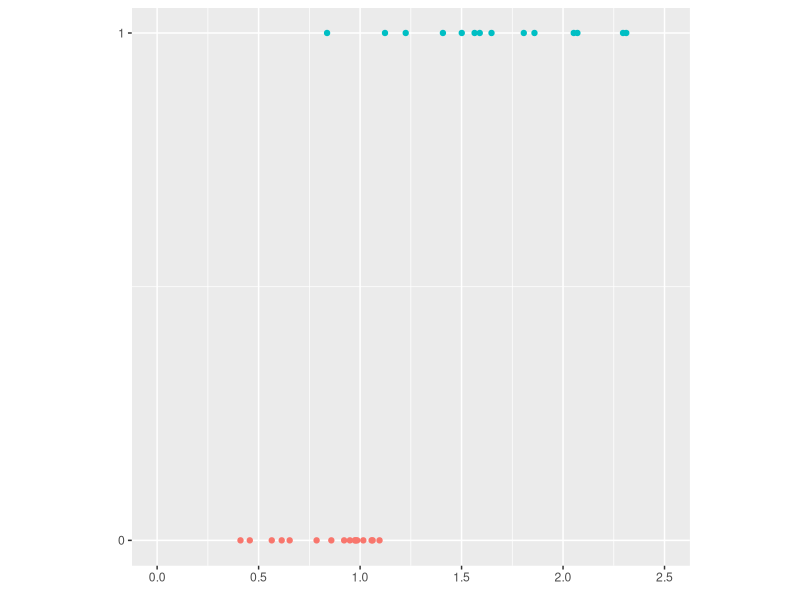
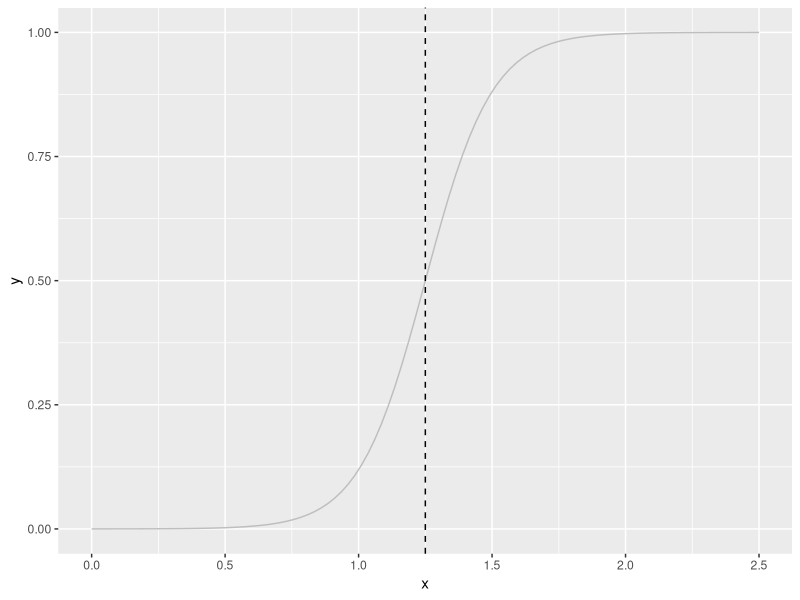
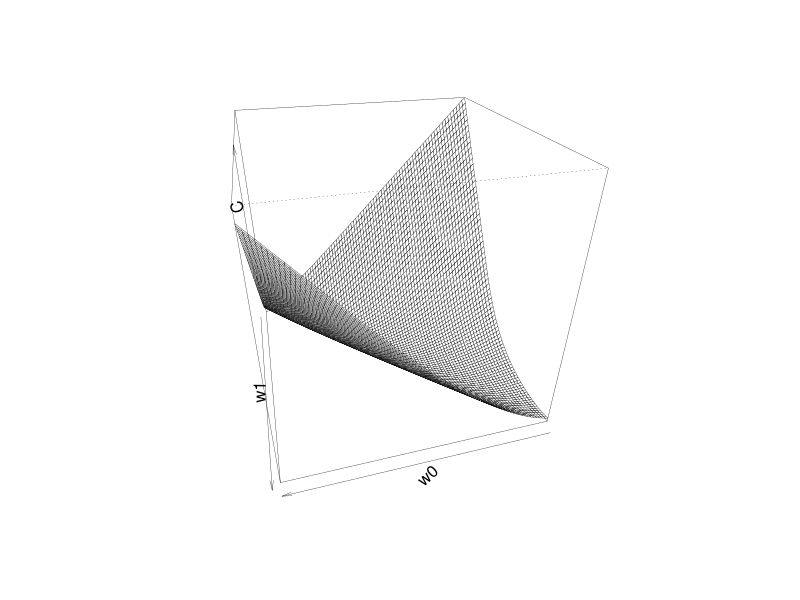
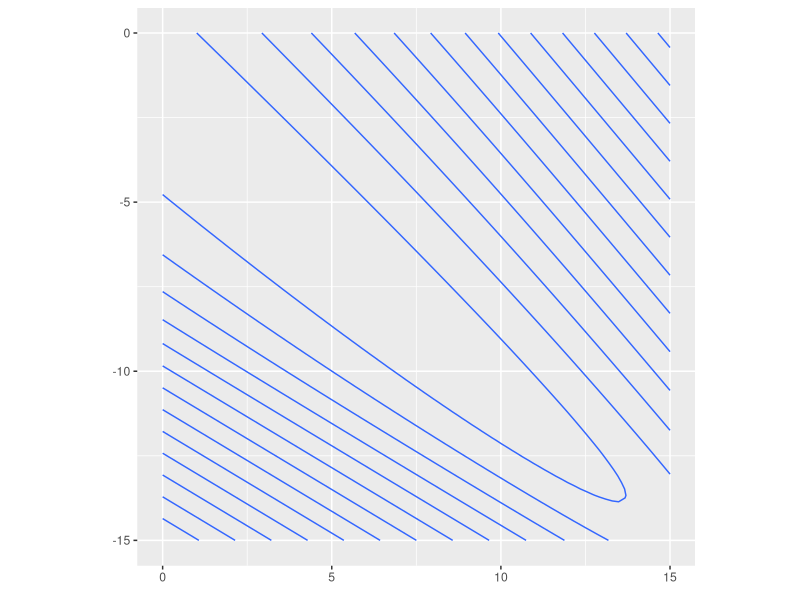

R code for these plots, in order: (Note: this script raises an error after producing the figures.)
## Machine-Learning-with-R/chapter6.R
## 2024-03-08
## Nakano Keisuke

# 準備
library(tidyverse)


# リスト 6-1-(1)
## %matplotlib inline
## import numpy as np
## import matplotlib.pyplot as plt
NULL

## # データ生成 ----------
## np.random.seed(seed=0)             # 乱数を固定
set.seed(0)
## X_min, X_max = 0, 2.5              # x の上限と下限（表示用）
X_min <- 0; X_max <- 2.5
## N = 30                             # データ数
N <- 30
## col = ["cornflowerblue", "gray"]   # クラス0と1の表示色
col <- c('cornflowerblue', 'gray')
## X = np.zeros(N)                    # 空のXを準備
X <- rep(NA, times = N)
## T = np.zeros(N, dtype=np.uint8)    # 空のTを準備
t <- rep(NA, times = N)
## prm_s = [0.4, 0.8]                 # クラス0と1の分布の開始地点
prm_s <- c(0.4, 0.8)
## prm_w = [0.8, 1.6]                 # クラス0と1の分布の幅
prm_w = c(0.8, 1.6)
## prm_pi = 0.5                       # クラス0の全体に対する比率
prm_pi <- 0.5
## for n in range(N):
##   r = np.random.rand()
##   T[n] = 0 * (r < prm_pi) + 1 * (r >= prm_pi)          # (A)
##   X[n] = prm_s[T[n]] + np.random.rand() * prm_w[T[n]]  # (B)
for (n in 1:N) {
  r <- runif(1)
  t[n] <- 0 * (r < prm_pi) + 1 * (r >= prm_pi)
  X[n] <- prm_s[t[n] + 1] + runif(1) * prm_w[t[n] + 1]
}
# データ表示
## print("X =", np.round(X, 2))
cat('X =', round(X, 2))
## print("T =", T)
cat('T =', t)


# リスト 6-1-(2)
## # データ分布表示 ----------
## def show_data1d(x, t):
##   for k in range(2):  # (A) k=0、1 のループ
##     plt.plot(       # (B) 分布を表示
##       x[t == k], t[t == k], col[k],
##       alpha=0.5, linestyle="none", marker="o",
##     )
##   plt.xticks(np.arange(0, 3, 0.5))
##   plt.yticks([0, 1])
##   plt.xlim(X_min, X_max)
##   plt.ylim(-0.5, 1.5)
show_data1d <- function(x, t) {
  df <- tibble(x = x, t = t)
  p <- df |>
    ggplot() +
    geom_point(aes(x = x, y = t,
                   color = as.factor(t)))
  return(p)
}

## # メイン ----------
## fig = plt.figure(ﬁgsize=(3, 3))
## show_data1d(X, T)
## plt.grid()
## plt.show()
show_data1d(X, t) +
  labs(x = element_blank(), y = element_blank()) +
  xlim(X_min, X_max) + ylim(0, 1) +
  coord_fixed(ratio = abs(X_min - X_max) / 1) +
  scale_y_continuous(breaks = c(0, 1),
                     labels = c(0, 1)) +
  theme(legend.position = 'none')


# リスト 6-1-(3)
## # ロジスティック回帰モデル ----------
## def logistic(x, w):
##   y = 1 / (1 + np.exp(-(w[0] * x + w[1])))  # 式6-10
##   return y
logistic <- function(x, w) {
  y <- 1 / (1 + exp(-(w[1] * x + w[2])))
  return(y)
}


# リスト 6-1-(4)
## # ロジスティック回帰モデルの表示 ----------
## def show_logistic(w):
##   x = np.linspace(X_min, X_max, 100)
##   y = logistic(x, w)
##   plt.plot(x, y, "gray", linewidth=4)
##   # 決定境界
##   i = np.min(np.where(y > 0.5))     # (A)
##   boundary = (x[i - 1] + x[i]) / 2  # (B)
##   plt.plot([boundary, boundary], [-0.5, 1.5], "black", linestyle="--")
##   return boundary
show_logistic <- function(w) {
  x <- seq(X_min, X_max, length.out = 100)
  y <- logistic(x, w)
  df <- tibble(x = x, y = y) |>
    mutate(id = 1:n())
  p <- df |>
    ggplot() +
    geom_line(aes(x = x, y = y),
              color = 'gray')
  i <- df |>
    filter(y > 0.5) |>
    filter(y == min(y))
  boundary <- (x[i$id - 1] + x[i$id]) / 2
  p <- p +
    geom_vline(xintercept = boundary, linetype = 'dashed')
  return(list(p = p, boundry = boundary))
}

## # テスト ----------
## w = np.array([8, -10])
w <- c(8, -10)
## b = show_logistic(w)
b <- show_logistic(w)
## ## print(f'decision boundary = {b}')
cat('dicision boundary =', b$boundry)
## ## plt.grid()
## ## plt.show()
plot(b$p)


# リスト 6-1-(5)
## # 平均交差エントロピー誤差 ----------
## def cee_logistic(w, x, t):
##   y = logistic(x, w)
##   # 式6-16の計算
##   cee = 0
##   for n in range(len(y)):
##     cee = cee - (t[n] * np.log(y[n]) + (1 - t[n]) * np.log(1 - y[n]))
##   cee = cee / N
##   return cee
cee_logistic <- function(w, x, t) {
  y <- logistic(x, w)
  cee <- 0
  for (n in 1:length(y)) {
    cee <- cee - (t[n] * log(y[n]) + (1 - t[n]) * log(1 - y[n]))
  }
  cee <- cee / N
  return(cee)
}

## # テスト ----------
## w = np.array([1, 1])
w <- c(1, 1)
## cee = cee_logistic(w, X, T)
cee <- cee_logistic(w, X, t)
## print(f"CEE = {cee:.6f}")
cat('CEE =', round(cee, 6))


# リスト 6-1-(6)
## # 平均交差エントロピー誤差の計算 ----------
## w0_n, w1_n = 80, 80  # 等高線表示の解像度
w0_n <- 80; w1_n <- 80
## w0_min, w0_max = 0, 15
w0_min <- 0; w0_max <- 15
## w1_min, w1_max = -15, 0
w1_min <- -15; w1_max <- 0
## w0 = np.linspace(w0_min, w0_max, w0_n)
w0 <- seq(w0_min, w0_max, length.out = w0_n)
## w1 = np.linspace(w1_min, w1_max, w1_n)
w1 <- seq(w1_min, w1_max, length.out = w1_n)
## C = np.zeros((w1_n, w0_n))
C <- array(0, dim = c(w1_n, w0_n))
## for i0 in range(w0_n):
##   for i1 in range(w1_n):
##     w = np.array([w0[i0], w1[i1]])
##     C[i1, i0] = cee_logistic(w, X, T)  # CEEを計算
for (i0 in 1:w0_n) {
  for (i1 in 1:w1_n) {
    w <- c(w0[i0], w1[i1])
    C[i1, i0] <- cee_logistic(w, X, t)
  }
}
## ww0, ww1 = np.meshgrid(w0, w1)  # 描画用座標の作成
NULL

## # グラフ描画 ----------
## plt.ﬁgure(ﬁgsize=(12, 5))
## plt.subplots_adjust(wspace=0.5)
## # サーフェス表示
## ax = plt.subplot(1, 2, 1, projection="3d")
## ax.plot_surface(
##   ww0, ww1, C,
##   color="blue", edgecolor="black", rstride=10, cstride=10, alpha=0.3,
## )
## ax.set_xlabel("$w_0$", fontsize=14)
## ax.set_ylabel("$w_1$", fontsize=14)
## ax.set_xlim(0, 15)
## ax.set_ylim(-15, 0)
## ax.set_zlim(0, 8)
## ax.view_init(30, -95)
persp(w0, w1, C, theta = -195, phi = 30, lwd = 0.3)
## # 等高線表示
## plt.subplot(1, 2, 2)
## cont = plt.contour(
##   ww0, ww1, C,
##   colors="black", levels=[0.26, 0.4, 0.8, 1.6, 3.2, 6.4],
## )
## cont.clabel(fmt="%.2f", fontsize=8)
## plt.xlabel("$w_0$", fontsize=14)
## plt.ylabel("$w_1$", fontsize=14)
## plt.grid()
## plt.show()
df <- data.frame(array(NA, dim = c(w0_n, w1_n)))
n <- 1
for (i in 1:w0_n) {
  for (j in 1:w1_n) {
    df[n, 1] <- w0[i]
    df[n, 2] <- w1[j]
    df[n, 3] <- C[i, j]
    n <- n + 1
  }
}
df |>
  ggplot() +
  geom_contour(aes(X1, X2, z = X3)) +
  labs(x = element_blank(), y = element_blank()) +
  xlim(w0_min, w0_max) + ylim(w1_min, w1_max) +
  coord_fixed(ratio = (w0_max - w0_min) / (w1_max - w1_min))


# リスト 6-1-(7)
## # 平均交差エントロピー誤差の微分 ----------
## def dcee_logistic(w, x, t):
##     y = logistic(x, w)
##     # 式6-32、式6-33の計算
##     dcee = np.zeros(2)
##     for n in range(len(y)):
##         dcee[0] = dcee[0] + (y[n] - t[n]) * x[n]
##         dcee[1] = dcee[1] + (y[n] - t[n])
##     dcee = dcee / N
##     return dcee
dcee_logistic <- function(w, x, t) {
  y <- logistic(x, w)
  dcee <- rep(0, times = 2)
  for (n in 1:length(y)) {
    dcee[1] <- dcee[1] + (y[n] - t[n]) * x[n]
    dcee[2] <- dcee[2] + (y[n] - t[n])
  }
  dcee <- dcee / N
  return(dcee)
}

## # テスト ----------
## w = np.array([1, 1])
w <- c(1, 1)
## dcee = dcee_logistic(w, X, T)
dcee <- dcee_logistic(w, X, t)
## print("dCEE =", np.round(dcee, 6))
cat('dCEE =', round(dcee, 6))


# リスト 6-1-(8)
## from scipy.optimize import minimize
NULL

## # ロジスティック回帰モデルのパラメータ最適化
## def fit_logistic(w_init, x, t):
##     res = minimize(  # (A)
##         cee_logistic, w_init, args=(x, t),
##         jac=dcee_logistic, method="CG",
##     )
##    return res.x

######## 共役勾配法の実装に苦戦中 ########

# minimize <- function(w_init, x, t, alpha = 0.001, tau = 10000, eps = 0.1) {
#   w_for_calc <- w_init
#   w_hist <- array(NA, dim = c(tau, 2))
#   w_hist[1,] <- w_init
#   n <- 1
#   for (i in 1:tau) {
#     dcee <- dcee_logistic(w_for_calc, x, t)
#     w_for_calc <- w_for_calc - alpha * dcee
#     w_hist[i+1,] <- w_for_calc
#     if (max(abs(dcee)) < eps) break
#     n <- n + 1
#   }
#   cee <- cee_logistic(w_for_calc, x, t)
#   return(list(w = w_for_calc, w_history = w_hist[1:n,], cee = cee, dcee = dcee))
# }
# fit_logistic <- function(w_init, x, t) {
#   res <- minimize(w_init, x, t)
# }

# メイン ----------
## w_init = np.array([1.0, -1.0])  # wの初期値
w_init <- c(1, -1)
## w = fit_logistic(w_init, X, T)  # wを計算
res <- minimize(w_init, X, t)
## cee = cee_logistic(w, X, T)     # CEEを計算
cee <- res$cee

## # グラフ描画 ----------
## plt.figure(figsize=(3, 3))
## boundary = show_logistic(w)
## show_data1d(X, T)
## plt.grid()
## plt.show()

## # 結果表示 ----------
## print(f"w0 = {w[0]:.2f}, w1 = {w[1]:.2f}")
## print(f"CEE = {cee:.2f}")
## print(f"Boundary = {boundary:.2f} g")

